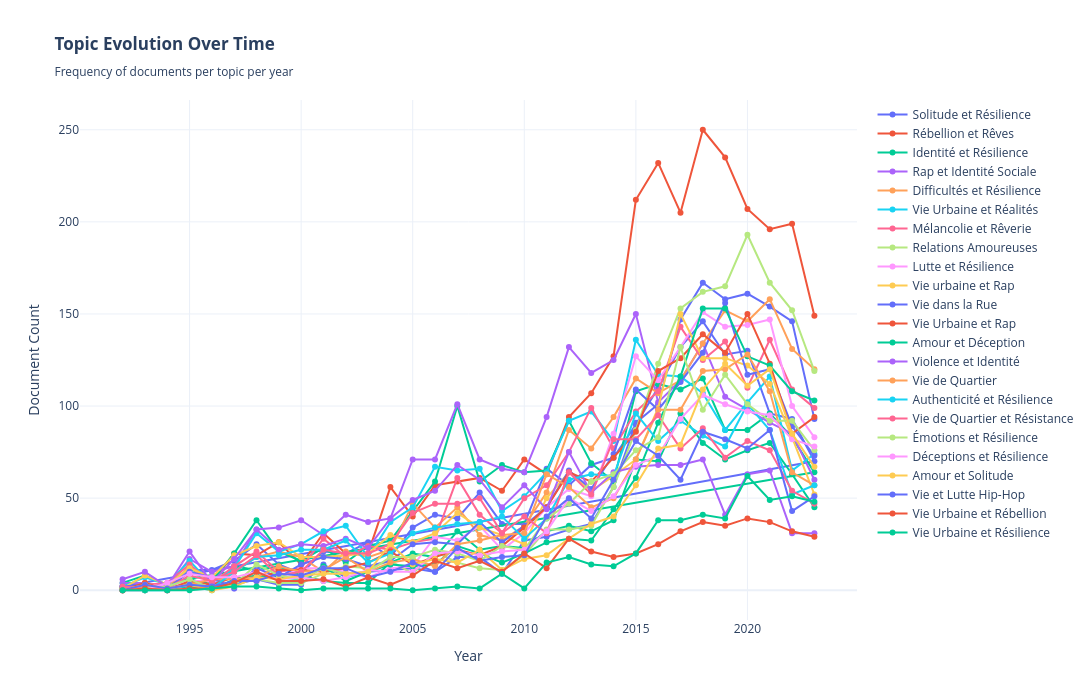

Notebook cell for this chart:
### Code cell
print("=" * 80)
print("VISUALIZATION 1: TIMELINE OF ALL TOPICS")
print("=" * 80)

# 1. Timeline - All topics over time
fig1 = go.Figure()

# Sort by total documents for better legend ordering
topic_order = temporal_df.groupby('Label')['Count'].sum().sort_values(ascending=False).index.tolist()

for topic_label in topic_order:
    topic_data = temporal_df[temporal_df['Label'] == topic_label]

    fig1.add_trace(go.Scatter(
        x=topic_data['Year'],
        y=topic_data['Count'],
        mode='lines+markers',
        name=topic_label[:40],  # Truncate long labels
        line=dict(width=2),
        marker=dict(size=6)
    ))

fig1.update_layout(
    title="<b>Topic Evolution Over Time</b><br><sub>Frequency of documents per topic per year</sub>",
    xaxis_title="Year",
    yaxis_title="Document Count",
    hovermode='x unified',
    template="plotly_white",
    height=700,
    width=1400,
    showlegend=True,
    legend=dict(x=1.02, y=1, xanchor='left', yanchor='top')
)

fig1.write_html("songs_viz_01_timeline_all_topics.html")
print("✓ Saved: viz_01_timeline_all_topics.html")

fig1

### Figure 1 — Plotly figure (JSON) as saved in the notebook; plotly's stock layout.template omitted (floating-point values rounded to 4 significant figures)
{"data": [{"line": {"width": 2}, "marker": {"size": 6}, "mode": "lines+markers", "name": "Solitude et Résilience", "type": "scatter", "x": [1992, 1993, 1994, 1995, 1996, 1997, 1998, 1999, 2000, 2001, 2002, 2003, 2004, 2005, 2006, 2007, 2008, 2009, 2010, 2011, 2012, 2013, 2014, 2015, 2016, 2017, 2018, 2019, 2020, 2021, 2022, 2023, 1992, 1993, 1994, 1995, 1996, 1997, 1998, 1999, 2000, 2001, 2002, 2003, 2004, 2005, 2006, 2007, 2008, 2009, 2010, 2011, 2012, 2013, 2014, 2015, 2016, 2017, 2018, 2019, 2020, 2021, 2022, 2023], "y": [1, 3, 0, 11, 11, 16, 25, 14, 9, 21, 20, 26, 18, 34, 41, 39, 53, 36, 36, 66, 57, 68, 72, 90, 110, 132, 146, 128, 130, 96, 93, 70, 2, 1, 2, 3, 2, 3, 6, 3, 3, 14, 7, 10, 11, 12, 10, 18, 18, 9, 27, 29, 33, 36, 56, 91, 101, 147, 167, 158, 161, 154, 146, 93]}, {"line": {"width": 2}, "marker": {"size": 6}, "mode": "lines+markers", "name": "Rébellion et Rêves", "type": "scatter", "x": [1992, 1993, 1994, 1995, 1996, 1997, 1998, 1999, 2000, 2001, 2002, 2003, 2004, 2005, 2006, 2007, 2008, 2009, 2010, 2011, 2012, 2013, 2014, 2015, 2016, 2017, 2018, 2019, 2020, 2021, 2022, 2023], "y": [2, 0, 2, 5, 4, 20, 19, 26, 14, 31, 20, 20, 56, 40, 57, 59, 61, 54, 71, 63, 94, 107, 127, 212, 232, 205, 250, 235, 207, 196, 199, 149]}, {"line": {"width": 2}, "marker": {"size": 6}, "mode": "lines+markers", "name": "Identité et Résilience", "type": "scatter", "x": [1992, 1993, 1994, 1995, 1996, 1997, 1998, 1999, 2000, 2001, 2002, 2003, 2004, 2005, 2006, 2007, 2008, 2009, 2010, 2011, 2012, 2013, 2014, 2015, 2016, 2017, 2018, 2019, 2020, 2021, 2022, 2023, 1992, 1993, 1994, 1995, 1996, 1997, 1998, 1999, 2000, 2001, 2002, 2003, 2004, 2005, 2006, 2007, 2008, 2009, 2010, 2011, 2012, 2013, 2014, 2015, 2016, 2017, 2018, 2019, 2020, 2021, 2022, 2023], "y": [4, 8, 3, 12, 5, 20, 38, 21, 16, 23, 15, 24, 27, 43, 59, 100, 59, 68, 64, 65, 92, 69, 59, 108, 112, 109, 115, 87, 87, 96, 83, 64, 0, 1, 2, 6, 3, 13, 11, 13, 8, 5, 4, 4, 15, 20, 18, 32, 22, 24, 23, 32, 35, 32, 38, 71, 70, 96, 80, 71, 76, 80, 63, 45]}, {"line": {"width": 2}, "marker": {"size": 6}, "mode": "lines+markers", "name": "Rap et Identité Sociale", "type": "scatter", "x": [1992, 1993, 1994, 1995, 1996, 1997, 1998, 1999, 2000, 2001, 2002, 2003, 2004, 2005, 2006, 2007, 2008, 2009, 2010, 2011, 2012, 2013, 2014, 2015, 2016, 2017, 2018, 2019, 2020, 2021, 2022, 2023], "y": [4, 4, 2, 17, 10, 13, 33, 34, 38, 30, 41, 37, 39, 71, 71, 101, 71, 66, 64, 94, 132, 118, 125, 150, 102, 114, 134, 105, 98, 91, 85, 60]}, {"line": {"width": 2}, "marker": {"size": 6}, "mode": "lines+markers", "name": "Difficultés et Résilience", "type": "scatter", "x": [1992, 1993, 1994, 1995, 1996, 1997, 1998, 1999, 2000, 2001, 2002, 2003, 2004, 2005, 2006, 2007, 2008, 2009, 2010, 2011, 2012, 2013, 2014, 2015, 2016, 2017, 2018, 2019, 2020, 2021, 2022, 2023], "y": [0, 4, 1, 13, 3, 10, 18, 21, 18, 10, 21, 18, 22, 47, 34, 45, 30, 27, 35, 53, 87, 77, 94, 115, 107, 114, 134, 152, 146, 158, 131, 120]}, {"line": {"width": 2}, "marker": {"size": 6}, "mode": "lines+markers", "name": "Vie Urbaine et Réalités", "type": "scatter", "x": [1992, 1993, 1994, 1995, 1996, 1997, 1998, 1999, 2000, 2001, 2002, 2003, 2004, 2005, 2006, 2007, 2008, 2009, 2010, 2011, 2012, 2013, 2014, 2015, 2016, 2017, 2018, 2019, 2020, 2021, 2022, 2023], "y": [2, 7, 3, 16, 3, 12, 31, 21, 25, 32, 35, 18, 37, 45, 67, 65, 66, 43, 51, 64, 92, 97, 81, 136, 117, 116, 107, 87, 102, 116, 65, 74]}, {"line": {"width": 2}, "marker": {"size": 6}, "mode": "lines+markers", "name": "Mélancolie et Rêverie", "type": "scatter", "x": [1992, 1993, 1994, 1995, 1996, 1997, 1998, 1999, 2000, 2001, 2002, 2003, 2004, 2005, 2006, 2007, 2008, 2009, 2010, 2011, 2012, 2013, 2014, 2015, 2016, 2017, 2018, 2019, 2020, 2021, 2022, 2023], "y": [0, 3, 4, 14, 4, 13, 21, 10, 12, 28, 18, 24, 22, 26, 28, 61, 41, 31, 50, 57, 75, 99, 77, 97, 108, 143, 125, 135, 110, 136, 109, 99]}, {"line": {"width": 2}, "marker": {"size": 6}, "mode": "lines+markers", "name": "Relations Amoureuses", "type": "scatter", "x": [1992, 1993, 1994, 1995, 1996, 1997, 1998, 1999, 2000, 2001, 2002, 2003, 2004, 2005, 2006, 2007, 2008, 2009, 2010, 2011, 2012, 2013, 2014, 2015, 2016, 2017, 2018, 2019, 2020, 2021, 2022, 2023], "y": [0, 0, 3, 4, 1, 4, 6, 4, 4, 9, 13, 12, 16, 9, 21, 15, 12, 11, 19, 33, 33, 35, 56, 87, 123, 153, 162, 165, 193, 167, 152, 119]}, {"line": {"width": 2}, "marker": {"size": 6}, "mode": "lines+markers", "name": "Lutte et Résilience", "type": "scatter", "x": [1992, 1993, 1994, 1995, 1996, 1997, 1998, 1999, 2000, 2001, 2002, 2003, 2004, 2005, 2006, 2007, 2008, 2009, 2010, 2011, 2012, 2013, 2014, 2015, 2016, 2017, 2018, 2019, 2020, 2021, 2022, 2023], "y": [1, 3, 2, 5, 5, 1, 12, 7, 12, 12, 10, 7, 12, 13, 29, 27, 35, 22, 31, 45, 55, 51, 85, 127, 114, 132, 151, 143, 144, 147, 100, 83]}, {"line": {"width": 2}, "marker": {"size": 6}, "mode": "lines+markers", "name": "Vie urbaine et Rap", "type": "scatter", "x": [1992, 1993, 1994, 1995, 1996, 1997, 1998, 1999, 2000, 2001, 2002, 2003, 2004, 2005, 2006, 2007, 2008, 2009, 2010, 2011, 2012, 2013, 2014, 2015, 2016, 2017, 2018, 2019, 2020, 2021, 2022, 2023], "y": [1, 8, 3, 12, 7, 19, 24, 26, 18, 18, 19, 20, 30, 26, 31, 42, 34, 30, 25, 50, 64, 54, 62, 71, 99, 150, 126, 126, 122, 112, 83, 52]}, {"line": {"width": 2}, "marker": {"size": 6}, "mode": "lines+markers", "name": "Vie dans la Rue", "type": "scatter", "x": [1992, 1993, 1994, 1995, 1996, 1997, 1998, 1999, 2000, 2001, 2002, 2003, 2004, 2005, 2006, 2007, 2008, 2009, 2010, 2011, 2012, 2013, 2014, 2015, 2016, 2017, 2018, 2019, 2020, 2021, 2022, 2023], "y": [2, 3, 1, 10, 7, 1, 12, 7, 14, 18, 17, 13, 16, 25, 26, 25, 37, 26, 35, 45, 65, 55, 74, 109, 98, 113, 129, 156, 117, 120, 89, 73]}, {"line": {"width": 2}, "marker": {"size": 6}, "mode": "lines+markers", "name": "Vie Urbaine et Rap", "type": "scatter", "x": [1992, 1993, 1994, 1995, 1996, 1997, 1998, 1999, 2000, 2001, 2002, 2003, 2004, 2005, 2006, 2007, 2008, 2009, 2010, 2011, 2012, 2013, 2014, 2015, 2016, 2017, 2018, 2019, 2020, 2021, 2022, 2023], "y": [0, 4, 0, 5, 3, 7, 5, 11, 11, 10, 12, 15, 21, 14, 18, 22, 19, 24, 34, 45, 64, 59, 72, 86, 119, 126, 139, 129, 150, 123, 85, 94]}, {"line": {"width": 2}, "marker": {"size": 6}, "mode": "lines+markers", "name": "Amour et Déception", "type": "scatter", "x": [1992, 1993, 1994, 1995, 1996, 1997, 1998, 1999, 2000, 2001, 2002, 2003, 2004, 2005, 2006, 2007, 2008, 2009, 2010, 2011, 2012, 2013, 2014, 2015, 2016, 2017, 2018, 2019, 2020, 2021, 2022, 2023], "y": [1, 0, 1, 2, 0, 6, 8, 7, 6, 13, 5, 10, 14, 13, 14, 24, 20, 15, 20, 26, 28, 27, 44, 61, 91, 116, 153, 153, 127, 122, 108, 103]}, {"line": {"width": 2}, "marker": {"size": 6}, "mode": "lines+markers", "name": "Violence et Identité", "type": "scatter", "x": [1992, 1993, 1994, 1995, 1996, 1997, 1998, 1999, 2000, 2001, 2002, 2003, 2004, 2005, 2006, 2007, 2008, 2009, 2010, 2011, 2012, 2013, 2014, 2015, 2016, 2017, 2018, 2019, 2020, 2021, 2022, 2023], "y": [6, 10, 2, 21, 4, 17, 33, 22, 25, 24, 28, 23, 39, 49, 54, 68, 60, 45, 57, 44, 75, 53, 64, 67, 68, 68, 71, 41, 63, 65, 31, 31]}, {"line": {"width": 2}, "marker": {"size": 6}, "mode": "lines+markers", "name": "Vie de Quartier", "type": "scatter", "x": [1992, 1993, 1994, 1995, 1996, 1997, 1998, 1999, 2000, 2001, 2002, 2003, 2004, 2005, 2006, 2007, 2008, 2009, 2010, 2011, 2012, 2013, 2014, 2015, 2016, 2017, 2018, 2019, 2020, 2021, 2022, 2023], "y": [1, 2, 1, 3, 6, 6, 7, 13, 10, 11, 18, 10, 15, 17, 13, 25, 27, 30, 31, 63, 56, 45, 50, 71, 98, 98, 119, 120, 128, 108, 64, 57]}, {"line": {"width": 2}, "marker": {"size": 6}, "mode": "lines+markers", "name": "Authenticité et Résilience", "type": "scatter", "x": [1992, 1993, 1994, 1995, 1996, 1997, 1998, 1999, 2000, 2001, 2002, 2003, 2004, 2005, 2006, 2007, 2008, 2009, 2010, 2011, 2012, 2013, 2014, 2015, 2016, 2017, 2018, 2019, 2020, 2021, 2022, 2023], "y": [0, 0, 0, 3, 1, 10, 18, 19, 22, 22, 27, 15, 20, 31, 34, 36, 37, 40, 28, 39, 60, 63, 62, 96, 81, 92, 84, 78, 101, 87, 52, 57]}, {"line": {"width": 2}, "marker": {"size": 6}, "mode": "lines+markers", "name": "Vie de Quartier et Résistance", "type": "scatter", "x": [1992, 1993, 1994, 1995, 1996, 1997, 1998, 1999, 2000, 2001, 2002, 2003, 2004, 2005, 2006, 2007, 2008, 2009, 2010, 2011, 2012, 2013, 2014, 2015, 2016, 2017, 2018, 2019, 2020, 2021, 2022, 2023], "y": [2, 1, 1, 8, 5, 10, 19, 8, 10, 22, 20, 20, 25, 42, 47, 47, 50, 31, 40, 31, 64, 52, 82, 82, 95, 77, 88, 72, 81, 76, 54, 47]}, {"line": {"width": 2}, "marker": {"size": 6}, "mode": "lines+markers", "name": "Émotions et Résilience", "type": "scatter", "x": [1992, 1993, 1994, 1995, 1996, 1997, 1998, 1999, 2000, 2001, 2002, 2003, 2004, 2005, 2006, 2007, 2008, 2009, 2010, 2011, 2012, 2013, 2014, 2015, 2016, 2017, 2018, 2019, 2020, 2021, 2022, 2023], "y": [0, 1, 2, 6, 1, 3, 14, 8, 6, 12, 9, 10, 18, 18, 22, 20, 16, 24, 22, 39, 47, 59, 63, 76, 83, 132, 98, 117, 101, 92, 92, 76]}, {"line": {"width": 2}, "marker": {"size": 6}, "mode": "lines+markers", "name": "Déceptions et Résilience", "type": "scatter", "x": [1992, 1993, 1994, 1995, 1996, 1997, 1998, 1999, 2000, 2001, 2002, 2003, 2004, 2005, 2006, 2007, 2008, 2009, 2010, 2011, 2012, 2013, 2014, 2015, 2016, 2017, 2018, 2019, 2020, 2021, 2022, 2023], "y": [0, 0, 4, 9, 7, 7, 10, 6, 7, 5, 7, 11, 10, 10, 20, 21, 19, 21, 22, 32, 50, 43, 51, 68, 73, 93, 106, 101, 97, 95, 82, 78]}, {"line": {"width": 2}, "marker": {"size": 6}, "mode": "lines+markers", "name": "Amour et Solitude", "type": "scatter", "x": [1992, 1993, 1994, 1995, 1996, 1997, 1998, 1999, 2000, 2001, 2002, 2003, 2004, 2005, 2006, 2007, 2008, 2009, 2010, 2011, 2012, 2013, 2014, 2015, 2016, 2017, 2018, 2019, 2020, 2021, 2022, 2023], "y": [0, 3, 1, 3, 0, 2, 7, 6, 8, 9, 9, 10, 25, 14, 17, 15, 22, 11, 17, 19, 28, 36, 40, 57, 77, 79, 109, 123, 111, 120, 85, 67]}, {"line": {"width": 2}, "marker": {"size": 6}, "mode": "lines+markers", "name": "Vie et Lutte Hip-Hop", "type": "scatter", "x": [1992, 1993, 1994, 1995, 1996, 1997, 1998, 1999, 2000, 2001, 2002, 2003, 2004, 2005, 2006, 2007, 2008, 2009, 2010, 2011, 2012, 2013, 2014, 2015, 2016, 2017, 2018, 2019, 2020, 2021, 2022, 2023], "y": [0, 3, 1, 3, 2, 5, 5, 9, 8, 12, 12, 7, 10, 15, 10, 23, 16, 18, 19, 40, 50, 39, 60, 81, 73, 60, 86, 82, 77, 87, 43, 51]}, {"line": {"width": 2}, "marker": {"size": 6}, "mode": "lines+markers", "name": "Vie Urbaine et Rébellion", "type": "scatter", "x": [1992, 1993, 1994, 1995, 1996, 1997, 1998, 1999, 2000, 2001, 2002, 2003, 2004, 2005, 2006, 2007, 2008, 2009, 2010, 2011, 2012, 2013, 2014, 2015, 2016, 2017, 2018, 2019, 2020, 2021, 2022, 2023], "y": [0, 1, 0, 1, 1, 4, 10, 5, 5, 6, 2, 7, 3, 8, 16, 12, 16, 10, 20, 12, 28, 21, 18, 20, 25, 32, 37, 35, 39, 37, 32, 29]}, {"line": {"width": 2}, "marker": {"size": 6}, "mode": "lines+markers", "name": "Vie Urbaine et Résilience", "type": "scatter", "x": [1992, 1993, 1994, 1995, 1996, 1997, 1998, 1999, 2000, 2001, 2002, 2003, 2004, 2005, 2006, 2007, 2008, 2009, 2010, 2011, 2012, 2013, 2014, 2015, 2016, 2017, 2018, 2019, 2020, 2021, 2022, 2023], "y": [0, 0, 0, 0, 1, 2, 2, 1, 0, 1, 1, 1, 1, 0, 1, 2, 1, 9, 1, 15, 18, 14, 13, 20, 38, 38, 41, 39, 62, 49, 51, 48]}], "layout": {"height": 700, "hovermode": "x unified", "legend": {"x": 1.02, "xanchor": "left", "y": 1, "yanchor": "top"}, "showlegend": true, "title": {"text": "<b>Topic Evolution Over Time</b><br><sub>Frequency of documents per topic per year</sub>"}, "width": 1400, "xaxis": {"title": {"text": "Year"}}, "yaxis": {"title": {"text": "Document Count"}}}}
